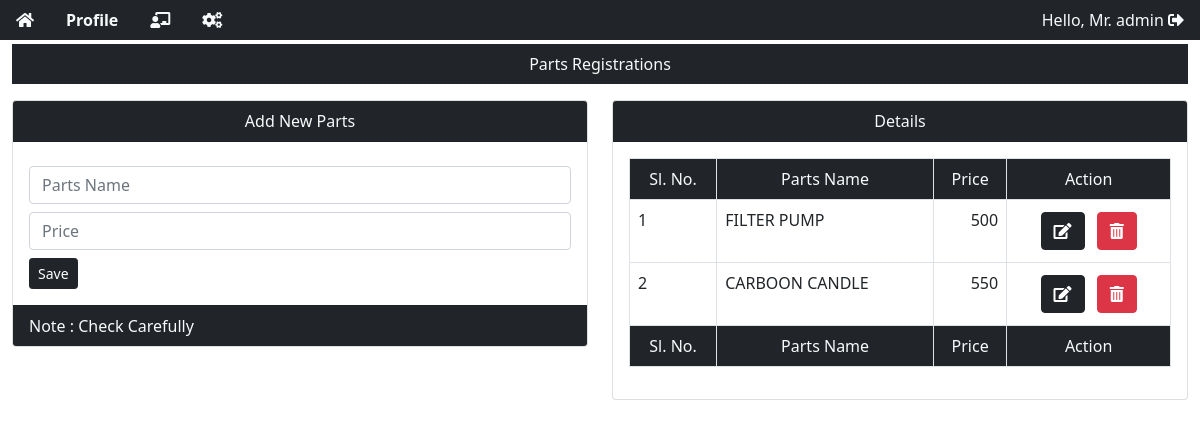
The page /profile/parts_reg/ (signed in) on the database its author committed.
### app/models.py (models this page shows, shortened)
class partsName(models.Model):
    reqPartName = models.CharField(max_length=100)
    price = models.IntegerField()

### app/views.py (the view)
# urls.py: path('profile/parts_reg/', views.partsreg, name='partsreg'),
@login_required(login_url="/login")
def partsreg(request):
    if request.method == "POST":
        pts = partsNameForm(request.POST)
        if pts.is_valid():
            pts.save()
            return redirect("/profile/parts_reg")
    else:
        pts = partsNameForm()
        prt = partsName.objects.all()
    return render(request, "parts_reg.html", {"prt": prt})

### templates/parts_reg.html (shortened to what this page needs)
{% include "profilebase.html" %}
{% load humanize %}
{% block main %}
<div class="container-fluid">
  <div class="bg-dark mt-1">
    <p class="nav-link text-light text-center">Parts Registrations</p>
  </div>
  <div class="row">
    <div class="col-6">
      <div class="card">
        <div class="card-header bg-dark text-light text-center">
          Add New Parts
        </div>
        <div class="card-body">
          <form action="" method="post">
            <input
              class="form-control mt-2"
              type="text"
              name="reqPartName"
              placeholder="Parts Name"
              required
            />
            <input
              class="form-control mt-2"
              type="number"
              name="price"
              placeholder="Price"
              required
            />
            <button class="btn btn-dark btn-sm mt-2" type="submit">Save</button>
          </form>
        </div>
        <div class="card-footer bg-dark text-light">Note : Check Carefully</div>
      </div>
    </div>
    <div class="col-6">
      <div class="card">
        <div class="card-header bg-dark text-light text-center">Details</div>
        <div class="card-body">
          <table class="table table-bordered">
            <thead class="bg-dark text-light text-center">
              <tr>
                <td>Sl. No.</td>
                <td>Parts Name</td>
                <td>Price</td>
                <td>Action</td>
              </tr>
            </thead>
            {% for p in prt %}
            <tbody>
              <tr class="">
                <td>{{forloop.counter}}</td>
                <td>{{p.reqPartName | upper}}</td>
                <td class="text-end">{{p.price | intcomma}}</td>
                <td class="text-center">
                  <a class="btn btn-dark m-1" href=""
                    ><i class="fas fa-edit"></i
                  ></a>
                  <a
                    class="btn btn-danger m-1"
                    data-bs-toggle="modal"
                    data-bs-target="#partsRegModal"
                    ><i class="fa fa-trash-alt"></i>
                  </a>
                </td>
              </tr>
            </tbody>
            {% endfor %}
            <tfoot class="bg-dark text-light text-center">
              <tr>
                <td>Sl. No.</td>
                <td>Parts Name</td>
                <td>Price</td>
                <td>Action</td>
              </tr>
            </tfoot>
          </table>
        </div>
      </div>
    </div>
  </div>
</div>
{% endblock %}

### templates/profilebase.html (shortened to what this page needs)
<!DOCTYPE html>
<html lang="en">
  <head>
    <link
      href="https://cdn.jsdelivr.net/npm/bootstrap@5.0.1/dist/css/bootstrap.min.css"
      rel="stylesheet"
    />
    <link
      rel="stylesheet"
      href="https://cdnjs.cloudflare.com/ajax/libs/font-awesome/5.15.3/css/all.min.css"
    />
  </head>
  <body>
    <ul class="nav bg-dark justify-content-between">
      <div class="d-flex">
        <li>
          <a class="nav-link text-light" href="/"
            ><i
              class="fa fa-home"
              data-toggle="tooltip"
              data-placement="bottom"
              title="Back To Home"
            ></i
          ></a>
        </li>
        <li>
          <a class="nav-link text-light" href="/profile"
            ><strong>Profile</strong></a
          >
        </li>
        <li class="nav-item">
          <a class="nav-link text-light" href="/profile/technician_reg"
            ><i class="fa fa-chalkboard-teacher"></i
          ></a>
        </li>
        <li class="nav-item">
          <a class="nav-link text-light" href="/profile/parts_reg"
            ><i class="fas fa-cogs"></i
          ></a>
        </li>
      </div>
      <div class="d-flex">
        <li>
          <a class="nav-link text-light" href="{% url 'logout' %}"
            >Hello, Mr. {{request.user}}
            <i
              class="fas fa-sign-out-alt"
              data-toggle="tooltip"
              data-placement="bottom"
              title="Logout"
            ></i
          ></a>
        </li>
      </div>
    </ul>
  </body>
</html>

### rows shown on the page
partsName: reqPartName "FILTER PUMP", price "500"
partsName: reqPartName "CARBOON CANDLE", price "550"

### other values the page prints
{{ request.user }} "admin"
